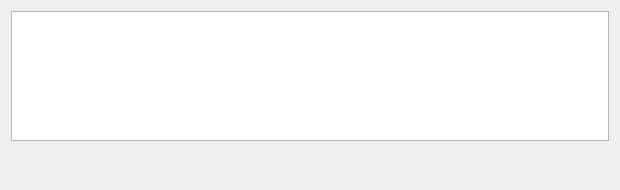
<?xml version="1.0" encoding="UTF-8"?>
<ui version="4.0">
 <class>group_edit</class>
 <widget class="QDialog" name="group_edit">
  <property name="geometry">
   <rect>
    <x>0</x>
    <y>0</y>
    <width>620</width>
    <height>190</height>
   </rect>
  </property>
  <property name="windowTitle">
   <string>group_edit</string>
  </property>
  <layout class="QGridLayout" name="gridLayout">
   <item row="0" column="0">
    <widget class="QTextEdit" name="subInfoEdit">
     <property name="font">
      <font>
       <family>微软雅黑</family>
       <pointsize>12</pointsize>
      </font>
     </property>
     <property name="readOnly">
      <bool>true</bool>
     </property>
    </widget>
   </item>
   <item row="1" column="0">
    <layout class="QHBoxLayout" name="horizontalLayout_4">
     <item>
      <spacer name="horizontalSpacer_2">
       <property name="orientation">
        <enum>Qt::Horizontal</enum>
       </property>
       <property name="sizeHint" stdset="0">
        <size>
         <width>765</width>
         <height>28</height>
        </size>
       </property>
      </spacer>
     </item>
     <item>
      <widget class="QPushButton" name="pushButton">
       <property name="styleSheet">
        <string notr="true">.QPushButton {
	border-style: none;
	border: 0px;
	min-height:32px;
    min-width:32px;
	border-radius: 8px;
	color: rgb(255, 255, 255);
	
	background-image: url(:/black-box/icon/edit.png);
    background-repeat:no-repeat;
}


.QPushButton:hover{ 
background-image: url(:/black-box/icon/edit-hover.png);
    background-repeat:no-repeat;
}

.QPushButton:pressed{ 
background-image: url(:/black-box/icon/edit-press.png);
}
</string>
       </property>
       <property name="text">
        <string/>
       </property>
      </widget>
     </item>
    </layout>
   </item>
  </layout>
 </widget>
 <layoutdefault spacing="6" margin="11"/>
 <resources>
  <include location="mainMind.qrc"/>
 </resources>
 <connections/>
</ui>
